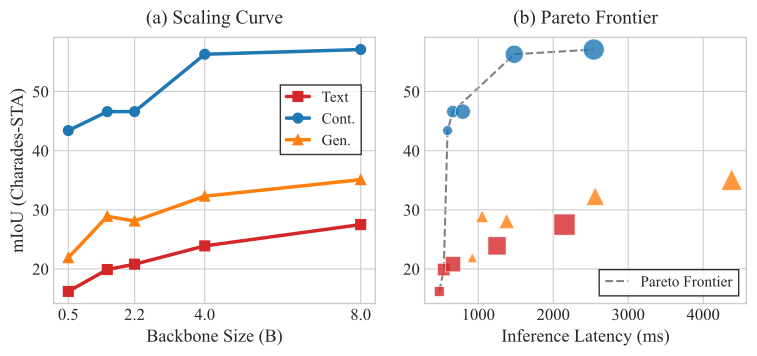

Python code for this plot:
import matplotlib.pyplot as plt
import numpy as np

# 设置学术论文极简风格
plt.style.use('seaborn-v0_8-whitegrid')
plt.rcParams['font.family'] = 'serif'
plt.rcParams['font.serif'] = ['Times New Roman'] + plt.rcParams['font.serif']

# ================= 调大全局字体 =================
plt.rcParams['axes.labelsize'] = 13     # 轴标签字体调大
plt.rcParams['xtick.labelsize'] = 12    # X轴刻度字体调大
plt.rcParams['ytick.labelsize'] = 12    # Y轴刻度字体调大
plt.rcParams['legend.fontsize'] = 11    # 图例字体调大
plt.rcParams['axes.titlesize'] = 14     # 子图标题字体调大

# ================= 数据准备 =================
backbones = [0.5, 1.5, 2.2, 4.0, 8.0]
# 根据最新 Table 同步了 8B 的数据 (Cont 54.5, Gen 35.1)
miou_text = [16.2, 19.9, 20.8, 23.9, 27.5]
miou_cont = [43.4, 46.6, 46.6, 56.3, 57.1]
miou_gen  = [21.9, 28.9, 28.1, 32.3, 35.1]

# Latency 数据保持不变
latency_text = [480, 540, 663, 1250, 2150]
latency_cont = [590, 660, 794, 1480, 2540]
latency_gen  = [920, 1050, 1379, 2560, 4380]

# ================= 开始绘图 =================
# 稍微放大画布以容纳更大的字体 (6.5, 3.0 -> 7.5, 3.5)
fig, (ax1, ax2) = plt.subplots(1, 2, figsize=(7.5, 3.5))
colors = ['#d62728', '#1f77b4', '#ff7f0e'] # 红(Text), 蓝(Cont), 橙(Gen)
markers = ['s', 'o', '^']

# ------ 子图 (a): Scaling Curves ------
ax1.plot(backbones, miou_text, marker=markers[0], color=colors[0], linewidth=2.5, markersize=7, label='Text')
ax1.plot(backbones, miou_cont, marker=markers[1], color=colors[1], linewidth=2.5, markersize=7, label='Cont.')
ax1.plot(backbones, miou_gen,  marker=markers[2], color=colors[2], linewidth=2.5, markersize=7, label='Gen.')

ax1.set_xlabel('Backbone Size (B)')
ax1.set_ylabel('mIoU (Charades-STA)')
ax1.set_title('(a) Scaling Curve', pad=10)
ax1.set_xticks([0.5, 2.2, 4.0, 8.0])

# 图例放置在留白处
ax1.legend(loc='upper right', bbox_to_anchor=(0.98, 0.85), frameon=True, fancybox=False, edgecolor='black', handlelength=1.5)

# ------ 子图 (b): Latency-Accuracy Pareto ------
sizes = [50, 80, 120, 170, 230] # 散点也稍微调大一点
for i in range(len(backbones)):
    ax2.scatter(latency_text[i], miou_text[i], s=sizes[i], c=colors[0], marker=markers[0], alpha=0.8, edgecolors='white', linewidth=0.5)
    ax2.scatter(latency_cont[i], miou_cont[i], s=sizes[i], c=colors[1], marker=markers[1], alpha=0.8, edgecolors='white', linewidth=0.5)
    ax2.scatter(latency_gen[i],  miou_gen[i],  s=sizes[i], c=colors[2], marker=markers[2], alpha=0.8, edgecolors='white', linewidth=0.5)

# 真实 Pareto 前沿计算
pareto_x = [latency_text[0], latency_text[1], latency_cont[0], latency_cont[1], latency_cont[3], latency_cont[4]]
pareto_y = [miou_text[0], miou_text[1], miou_cont[0], miou_cont[1], miou_cont[3], miou_cont[4]]
ax2.plot(pareto_x, pareto_y, linestyle='--', color='gray', linewidth=1.5, zorder=0, label='Pareto Frontier')

ax2.set_xlabel('Inference Latency (ms)')
ax2.set_title('(b) Pareto Frontier', pad=10)
ax2.legend(loc='lower right', frameon=True, fancybox=False, edgecolor='black', handlelength=1.5)

# 调整布局
plt.tight_layout(pad=0.5, w_pad=2.0)
plt.savefig('scaling_pareto.pdf', format='pdf', bbox_inches='tight', dpi=300)
print("scaling_pareto.pdf (大字体更新版) 已生成！")
